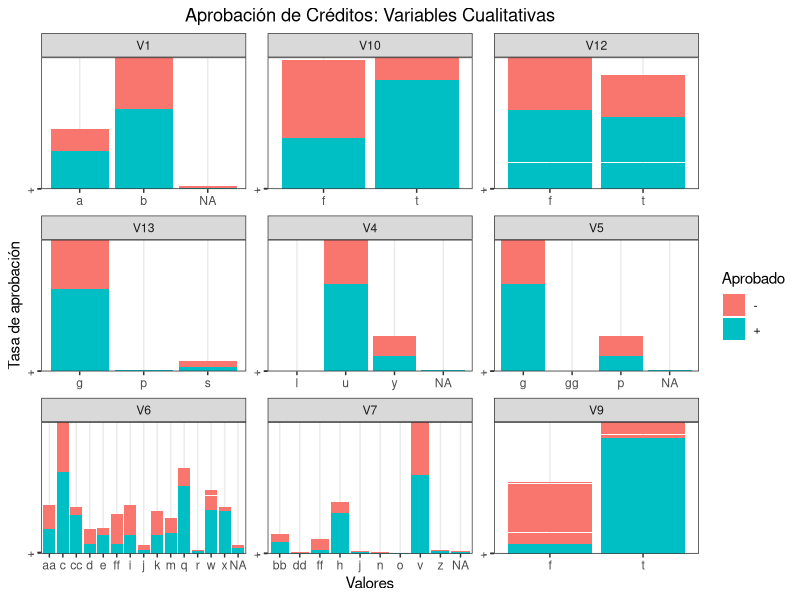
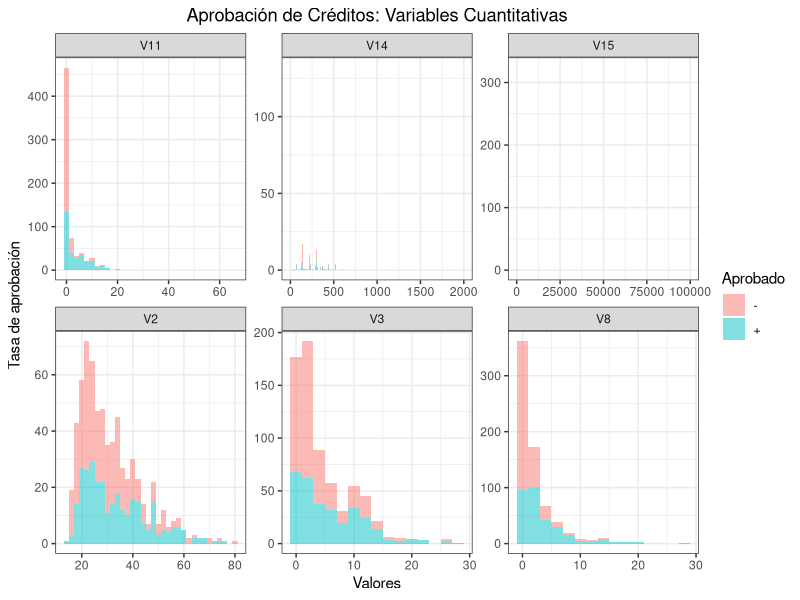
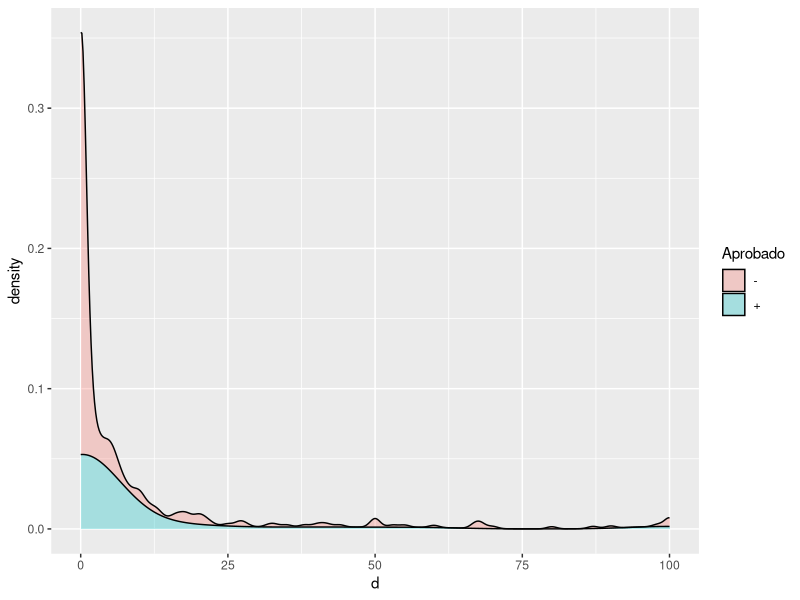
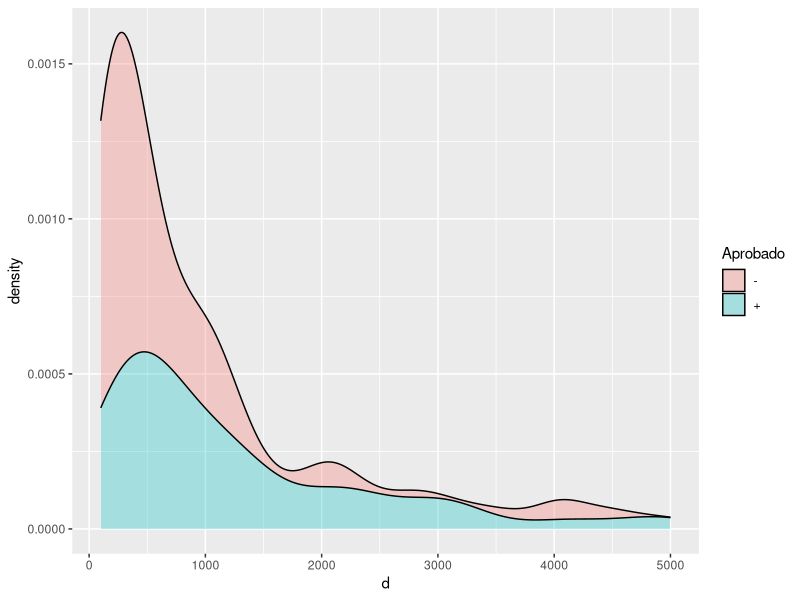
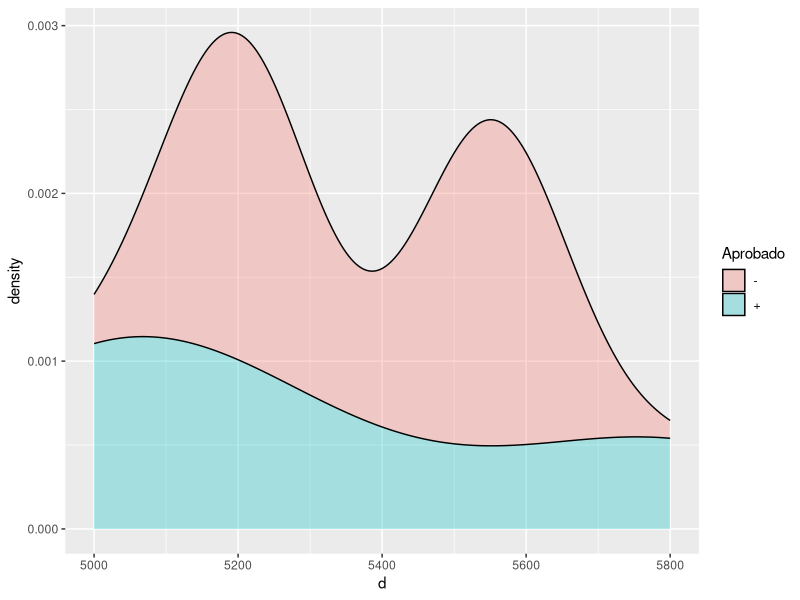
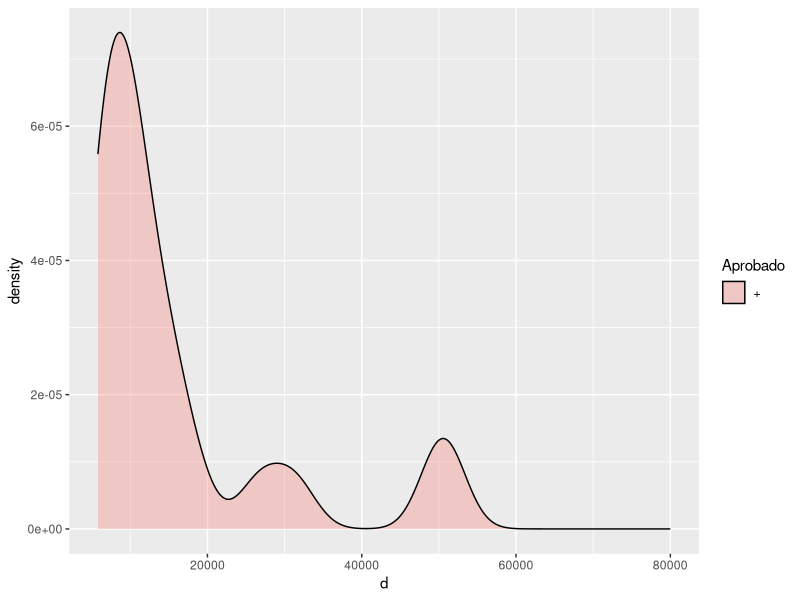

Reproduce these figures in R, in order. (Note: this script raises an error after producing the figures.)
## ---- chunk 1
#detach(datos_bancarios)
#rm(list=ls())
## ---- chunk 2
datos_bancarios <- read.csv(file="datos/datos_bancarios.csv", header=FALSE, sep=";")
colnames(datos_bancarios)[16] <- "Aprobado"
head(datos_bancarios)
str(datos_bancarios)
## ---- chunk 3
datos_bancarios[datos_bancarios=="?"]<-NA
sapply(datos_bancarios, function(x) sum(is.na(x)))
## ---- chunk 4
datos_bancarios[,2] <- sapply(datos_bancarios[,2], as.double)
datos_bancarios[,14] <- sapply(datos_bancarios[,14], as.integer)
head(datos_bancarios)
## ---- chunk 5
#install.packages("gtools")
library(ggplot2)
library(tidyr)
library(dplyr)

#Utilizamos gather para preparar los datos y seleccionamos solo las variables cualitativas:
select(datos_bancarios,V1,V4,V5,V6,V7,V9,V10,V12,V13,Aprobado) %>% gather(-Aprobado, key = "var", value = "value")  %>%
  ggplot(aes(x=value, y=Aprobado, fill=Aprobado)) +
  geom_bar(stat="identity")+theme_minimal() +
  facet_wrap(~var, scales = "free") +
  ggtitle("Aprobación de Créditos: Variables Cualitativas") +
  xlab("Valores") +
  ylab("Tasa de aprobación") +
  theme_bw() +
  theme(plot.title = element_text(hjust = 0.5)) 
## ---- chunk 6
#Variables continuas: V2, V3, V8, V11, V14 y V15
select(datos_bancarios,V2,V3,V8,V11,V14,V15,Aprobado) %>% gather(-Aprobado, key = "var", value = "value")  %>%
  ggplot(aes(x=value, fill=Aprobado)) +
  geom_histogram(binwidth=2, alpha=.5,position="stack") +theme_minimal() +
  facet_wrap(~var, scales = "free") +
  ggtitle("Aprobación de Créditos: Variables Cuantitativas") +
  xlab("Valores") +
  ylab("Tasa de aprobación") +
  theme_bw() +
  theme(plot.title = element_text(hjust = 0.5)) 
## ---- chunk 7
d<-datos_bancarios$V15
ggplot(datos_bancarios, aes(x=d, fill=Aprobado)) + geom_density(alpha=.3,position="stack") +
  xlim(0, 100)
ggplot(datos_bancarios, aes(x=d, fill=Aprobado)) + geom_density(alpha=.3,position="stack") +
  xlim(100, 5000)
ggplot(datos_bancarios, aes(x=d, fill=Aprobado)) + geom_density(alpha=.3,position="stack") +
  xlim(5000, 5800)
ggplot(datos_bancarios, aes(x=d, fill=Aprobado)) + geom_density(alpha=.3,position="stack") +
  xlim(5800, 80000)
## ---- chunk 8
res <- cor(datos_bancarios)
round(res, 2)
